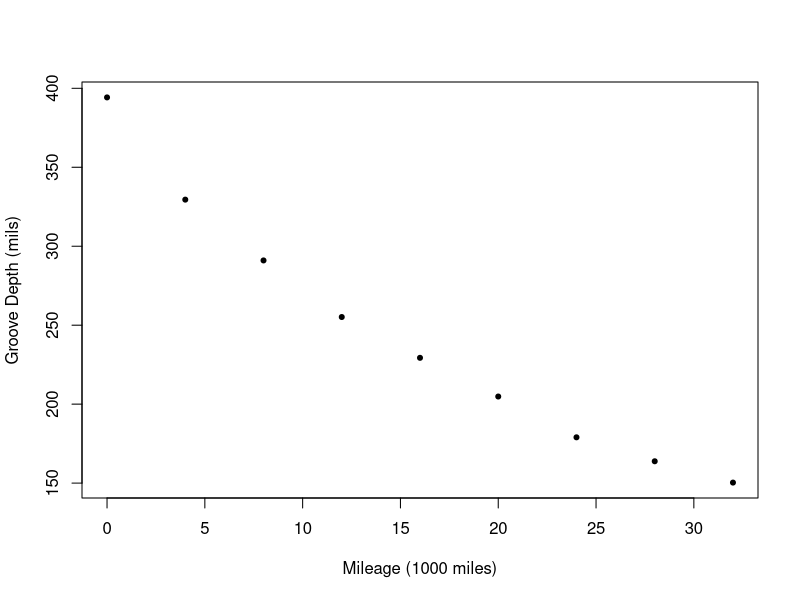
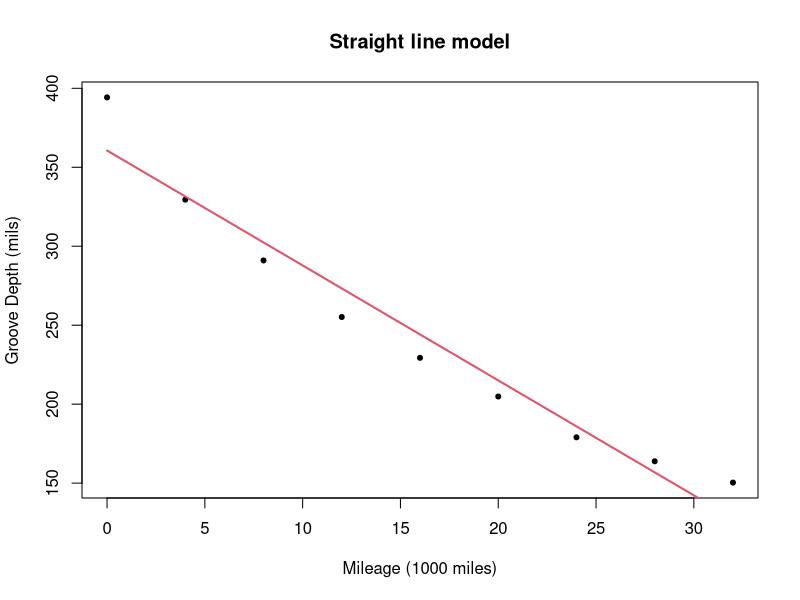
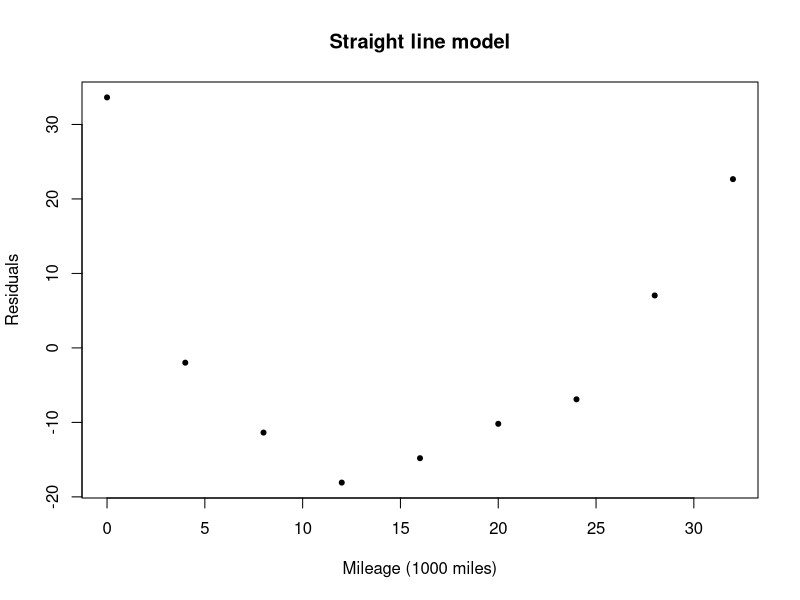
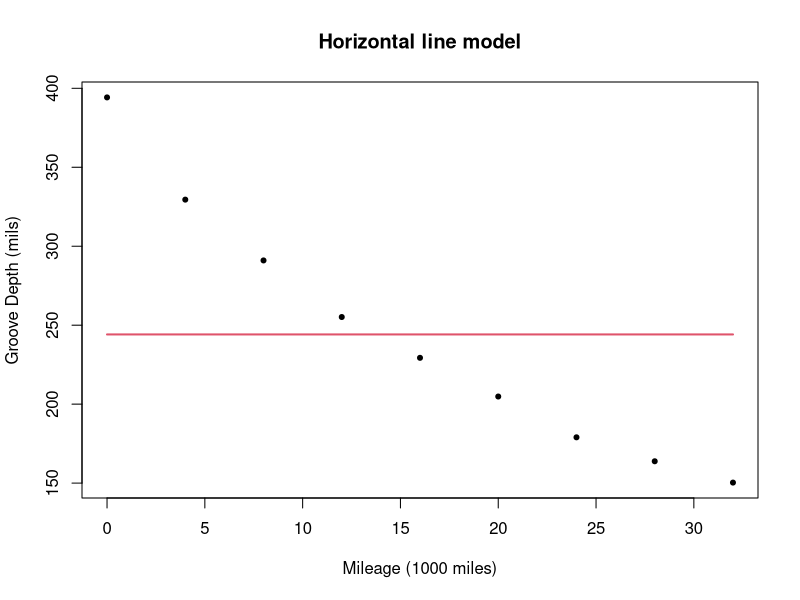
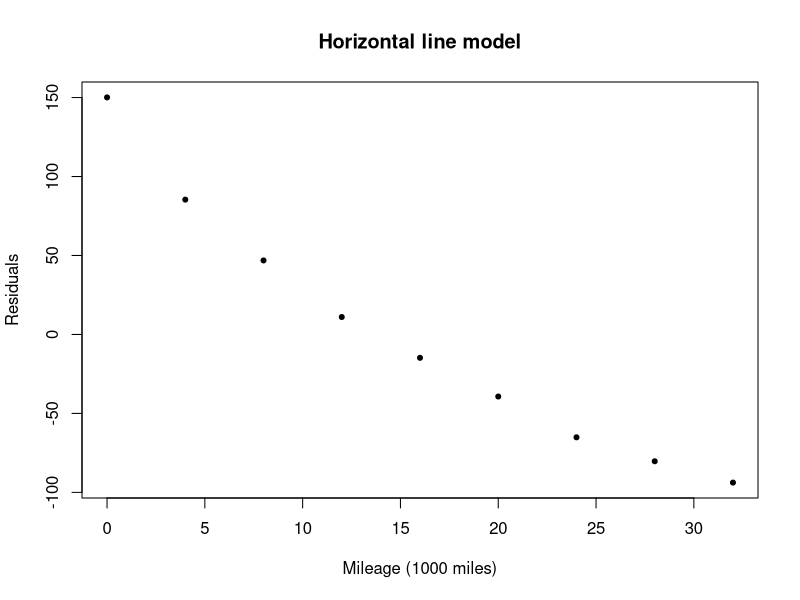
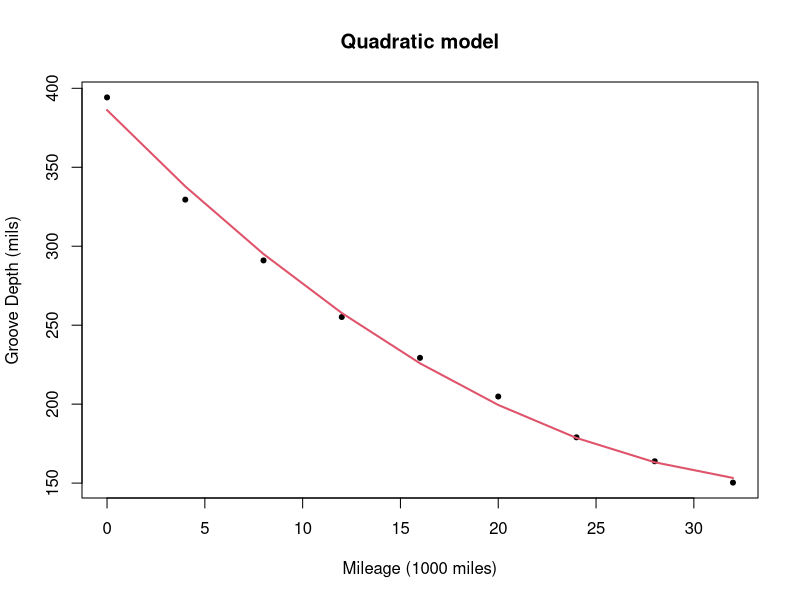
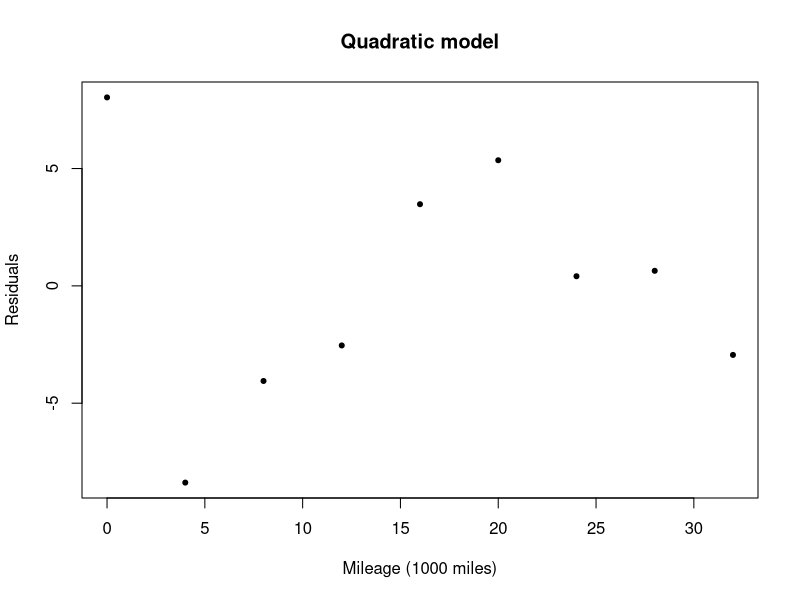

Recreate these plots in R, in order.
## ---- chunk 1
x=seq(0,32,4)
y=c(394.23,329.5,291,255.17,229.33,204.83,179,163.83,150.33)
s=x^2 # Square of (1000) miles

A=lm(y~x) # Straight line
a=A$coefficients
B=lm(y~1) # Horizontal line
b=B$coefficients
C=lm(y~x+s) # Quadratic model
c=C$coefficients

Dev_A=sum(A$residuals^2) # Deviance model A - straight line
Dev_B=sum(B$residuals^2) # Deviance model B - horizontal line
Dev_C=sum(C$residuals^2) # Deviance model C - quadratic line
## ---- chunk 2
plot(x,y,xlab="Mileage (1000 miles)",ylab="Groove Depth (mils)",pch=20)
## ---- chunk 3
plot(x,y,xlab="Mileage (1000 miles)",ylab="Groove Depth (mils)",pch=20,main="Straight line model")
lines(x,a[1]+a[2]*x,col=2,lwd=2)
## ---- chunk 4
plot(x,A$residuals,xlab="Mileage (1000 miles)",ylab="Residuals",pch=20,main="Straight line model")
## ---- chunk 5
plot(x,y,xlab="Mileage (1000 miles)",ylab="Groove Depth (mils)",pch=20,main="Horizontal line model")
lines(x,rep(b[1],length(x)),col=2,lwd=2)
## ---- chunk 6
plot(x,B$residuals,xlab="Mileage (1000 miles)",ylab="Residuals",pch=20,main="Horizontal line model")
## ---- chunk 7
plot(x,y,xlab="Mileage (1000 miles)",ylab="Groove Depth (mils)",pch=20,main="Quadratic model")
lines(x,c[1]+c[2]*x+c[3]*s,col=2,lwd=2)
## ---- chunk 8
plot(x,C$residuals,xlab="Mileage (1000 miles)",ylab="Residuals",pch=20,main="Quadratic model")
